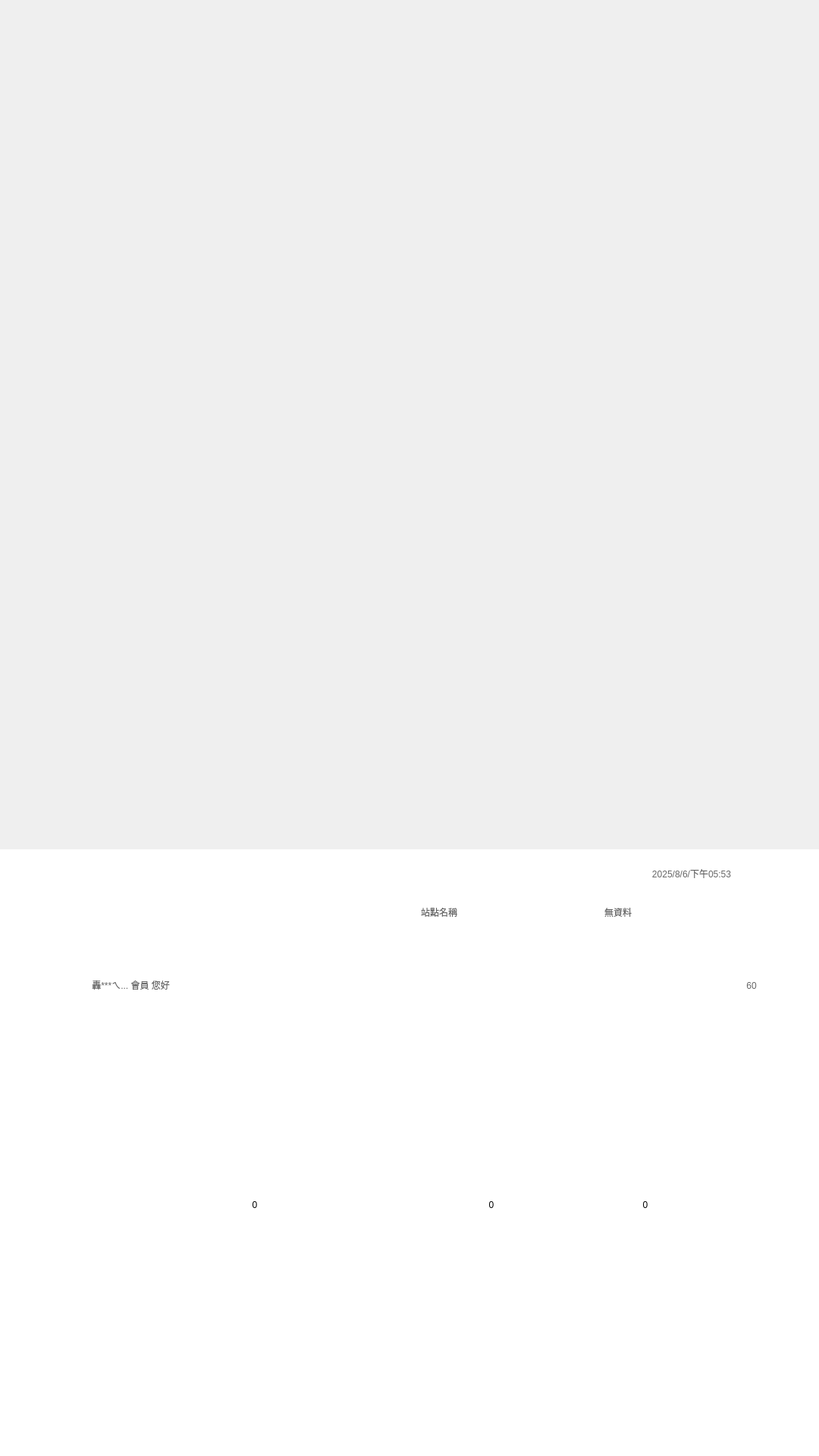
<?xml version="1.0" encoding="UTF-8"?>
<ui version="4.0">
 <class>mb_PutINBatteryPage</class>
 <widget class="QWidget" name="mb_PutINBatteryPage">
  <property name="geometry">
   <rect>
    <x>0</x>
    <y>0</y>
    <width>1080</width>
    <height>1920</height>
   </rect>
  </property>
  <property name="windowTitle">
   <string>Form</string>
  </property>
  <widget class="QWidget" name="Top_Widget" native="true">
   <property name="geometry">
    <rect>
     <x>0</x>
     <y>0</y>
     <width>1080</width>
     <height>1120</height>
    </rect>
   </property>
  </widget>
  <widget class="QWidget" name="Bottom_Widget" native="true">
   <property name="geometry">
    <rect>
     <x>0</x>
     <y>1120</y>
     <width>1080</width>
     <height>800</height>
    </rect>
   </property>
   <property name="styleSheet">
    <string notr="true">QWidget
{
	background-color: rgb(255, 255, 255);
}</string>
   </property>
   <widget class="QLabel" name="label">
    <property name="geometry">
     <rect>
      <x>74</x>
      <y>36</y>
      <width>239</width>
      <height>73</height>
     </rect>
    </property>
    <property name="styleSheet">
     <string notr="true">QLabel
{
	image: url(:/IMAGES/UI_IMAGE/會員計數頁/ecoco-logo.png);
	border: none;
	background-color: transparent;
}</string>
    </property>
    <property name="text">
     <string/>
    </property>
   </widget>
   <widget class="QLabel" name="label_4">
    <property name="geometry">
     <rect>
      <x>531</x>
      <y>65</y>
      <width>96</width>
      <height>35</height>
     </rect>
    </property>
    <property name="styleSheet">
     <string notr="true">QLabel
{
	color:#666666;
	font: 500 24px &quot;Noto Sans CJK TC&quot;;
	border: none;
	background-color: transparent;
}</string>
    </property>
    <property name="text">
     <string>站點名稱</string>
    </property>
    <property name="alignment">
     <set>Qt::AlignmentFlag::AlignCenter</set>
    </property>
   </widget>
   <widget class="QLabel" name="label_3">
    <property name="geometry">
     <rect>
      <x>476</x>
      <y>59</y>
      <width>530</width>
      <height>50</height>
     </rect>
    </property>
    <property name="styleSheet">
     <string notr="true">QLabel
{
	image: url(:/IMAGES/UI_IMAGE/會員計數頁/站點名稱.png);
	border: none;
	background-color: transparent;
}</string>
    </property>
    <property name="text">
     <string/>
    </property>
   </widget>
   <widget class="QPushButton" name="clock_lb">
    <property name="geometry">
     <rect>
      <x>938</x>
      <y>163</y>
      <width>29</width>
      <height>34</height>
     </rect>
    </property>
    <property name="styleSheet">
     <string notr="true">QPushButton
{
	image: url(:/IMAGES/UI_IMAGE/會員計數頁/timer.png);
	border: none;
	background-color: transparent;
}</string>
    </property>
    <property name="text">
     <string/>
    </property>
   </widget>
   <widget class="QLabel" name="time_lb">
    <property name="geometry">
     <rect>
      <x>812</x>
      <y>17</y>
      <width>200</width>
      <height>29</height>
     </rect>
    </property>
    <property name="styleSheet">
     <string notr="true">QLabel
{
	color:#666666;
	font: 500 20px &quot;Noto Sans CJK TC&quot;; /*	font: 500 20px &quot;Noto Sans CJK TC&quot;;*/
	border: none;
	background-color: transparent;
}</string>
    </property>
    <property name="text">
     <string>2025/8/6/下午05:53</string>
    </property>
    <property name="alignment">
     <set>Qt::AlignmentFlag::AlignCenter</set>
    </property>
   </widget>
   <widget class="QLabel" name="station_lb">
    <property name="geometry">
     <rect>
      <x>659</x>
      <y>65</y>
      <width>312</width>
      <height>35</height>
     </rect>
    </property>
    <property name="styleSheet">
     <string notr="true">QLabel
{
	color:#666666;
	font: 500 24px &quot;Noto Sans CJK TC&quot;;
	border: none;
	background-color: transparent;
}</string>
    </property>
    <property name="text">
     <string>無資料</string>
    </property>
    <property name="alignment">
     <set>Qt::AlignmentFlag::AlignCenter</set>
    </property>
   </widget>
   <widget class="QPushButton" name="countdown_lb">
    <property name="geometry">
     <rect>
      <x>975</x>
      <y>160</y>
      <width>32</width>
      <height>40</height>
     </rect>
    </property>
    <property name="styleSheet">
     <string notr="true">QPushButton
{
	color: #666666;
	font: 500 28px &quot;Noto Sans CJK TC&quot;;
	border: none;
	background-color: transparent;
}</string>
    </property>
    <property name="text">
     <string>60</string>
    </property>
   </widget>
   <widget class="QLabel" name="label_2">
    <property name="geometry">
     <rect>
      <x>74</x>
      <y>165</y>
      <width>31</width>
      <height>31</height>
     </rect>
    </property>
    <property name="styleSheet">
     <string notr="true">QLabel
{
	image: url(:/IMAGES/UI_IMAGE/會員計數頁/user-avatar.png);
	border: none;
	background-color: transparent;
}</string>
    </property>
    <property name="text">
     <string/>
    </property>
   </widget>
   <widget class="QLabel" name="mbName_lb">
    <property name="geometry">
     <rect>
      <x>118</x>
      <y>157</y>
      <width>297</width>
      <height>44</height>
     </rect>
    </property>
    <property name="styleSheet">
     <string notr="true">QLabel
{
	color: #666666;
	font: 700 30px &quot;Noto Sans CJK TC&quot;;
	border: none;
	background-color: transparent;
}</string>
    </property>
    <property name="text">
     <string> 轟***ㄟ... 會員 您好</string>
    </property>
   </widget>
   <widget class="QLabel" name="label_6">
    <property name="geometry">
     <rect>
      <x>74</x>
      <y>236</y>
      <width>932</width>
      <height>314</height>
     </rect>
    </property>
    <property name="styleSheet">
     <string notr="true">QLabel
{
	image: url(:/IMAGES/UI_IMAGE/會員計數頁/計數bg.png);
	border: none;
	background-color: transparent;
}</string>
    </property>
    <property name="text">
     <string/>
    </property>
   </widget>
   <widget class="QPushButton" name="makesure_btn">
    <property name="geometry">
     <rect>
      <x>240</x>
      <y>595</y>
      <width>600</width>
      <height>205</height>
     </rect>
    </property>
    <property name="styleSheet">
     <string notr="true">QPushButton
{
	image: url(:/IMAGES/UI_IMAGE/會員計數頁/確認鍵.png);
	border: none;
	background-color: transparent;
}</string>
    </property>
    <property name="text">
     <string/>
    </property>
   </widget>
   <widget class="QLabel" name="showtxt_lb">
    <property name="geometry">
     <rect>
      <x>499</x>
      <y>666</y>
      <width>80</width>
      <height>55</height>
     </rect>
    </property>
    <property name="styleSheet">
     <string notr="true">QLabel
{
	font: 700 38px &quot;Noto Sans CJK TC&quot;;
	color: white;
	border: none;
	background-color: transparent;
}</string>
    </property>
    <property name="text">
     <string>確認</string>
    </property>
    <property name="alignment">
     <set>Qt::AlignmentFlag::AlignCenter</set>
    </property>
   </widget>
   <widget class="QLabel" name="point10_lb">
    <property name="geometry">
     <rect>
      <x>295</x>
      <y>449</y>
      <width>82</width>
      <height>40</height>
     </rect>
    </property>
    <property name="styleSheet">
     <string notr="true">QLabel
{
	font: 700 28px &quot;Noto Sans CJK TC&quot;;
	color: black;
	border: none;
	background-color: transparent;
}</string>
    </property>
    <property name="text">
     <string>0</string>
    </property>
    <property name="alignment">
     <set>Qt::AlignmentFlag::AlignCenter</set>
    </property>
   </widget>
   <widget class="QLabel" name="point5_lb">
    <property name="geometry">
     <rect>
      <x>607</x>
      <y>449</y>
      <width>82</width>
      <height>40</height>
     </rect>
    </property>
    <property name="styleSheet">
     <string notr="true">QLabel
{
	font: 700 28px &quot;Noto Sans CJK TC&quot;;
	color: black;
	border: none;
	background-color: transparent;
}</string>
    </property>
    <property name="text">
     <string>0</string>
    </property>
    <property name="alignment">
     <set>Qt::AlignmentFlag::AlignCenter</set>
    </property>
   </widget>
   <widget class="QLabel" name="pointtotal_lb">
    <property name="geometry">
     <rect>
      <x>785</x>
      <y>449</y>
      <width>132</width>
      <height>40</height>
     </rect>
    </property>
    <property name="styleSheet">
     <string notr="true">QLabel
{
	font: 700 28px &quot;Noto Sans CJK TC&quot;;
	color: black;
	border: none;
	background-color: transparent;
}</string>
    </property>
    <property name="text">
     <string>0</string>
    </property>
    <property name="alignment">
     <set>Qt::AlignmentFlag::AlignCenter</set>
    </property>
   </widget>
   <widget class="QLabel" name="line_lb">
    <property name="geometry">
     <rect>
      <x>75</x>
      <y>133</y>
      <width>932</width>
      <height>1</height>
     </rect>
    </property>
    <property name="styleSheet">
     <string notr="true">QLabel
{
	image: url(:/IMAGES/UI_IMAGE/line.png);
	border: none;
	background-color: transparent;
}</string>
    </property>
    <property name="text">
     <string/>
    </property>
   </widget>
   <zorder>label</zorder>
   <zorder>label_3</zorder>
   <zorder>clock_lb</zorder>
   <zorder>time_lb</zorder>
   <zorder>station_lb</zorder>
   <zorder>countdown_lb</zorder>
   <zorder>label_4</zorder>
   <zorder>label_2</zorder>
   <zorder>mbName_lb</zorder>
   <zorder>label_6</zorder>
   <zorder>makesure_btn</zorder>
   <zorder>showtxt_lb</zorder>
   <zorder>point10_lb</zorder>
   <zorder>point5_lb</zorder>
   <zorder>pointtotal_lb</zorder>
   <zorder>line_lb</zorder>
  </widget>
 </widget>
 <resources/>
 <connections/>
</ui>
